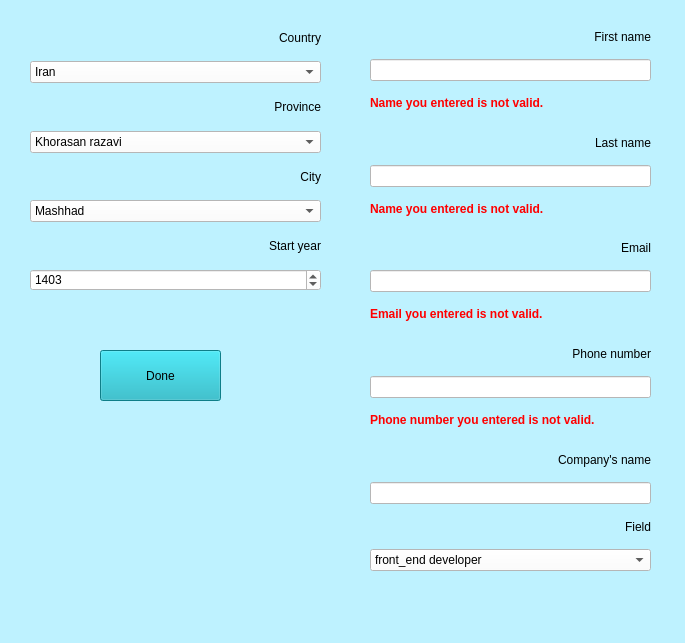
<?xml version="1.0" encoding="UTF-8"?>
<ui version="4.0">
 <class>CompleteCompanyInfo</class>
 <widget class="QMainWindow" name="CompleteCompanyInfo">
  <property name="geometry">
   <rect>
    <x>0</x>
    <y>0</y>
    <width>685</width>
    <height>643</height>
   </rect>
  </property>
  <property name="windowTitle">
   <string>MainWindow</string>
  </property>
  <property name="styleSheet">
   <string notr="true">background-color: rgb(190, 242, 255);</string>
  </property>
  <widget class="QWidget" name="centralwidget">
   <widget class="QWidget" name="verticalLayoutWidget">
    <property name="geometry">
     <rect>
      <x>370</x>
      <y>20</y>
      <width>281</width>
      <height>551</height>
     </rect>
    </property>
    <layout class="QVBoxLayout" name="verticalLayout">
     <item>
      <widget class="QLabel" name="FirstName">
       <property name="text">
        <string>First name</string>
       </property>
       <property name="alignment">
        <set>Qt::AlignRight|Qt::AlignTrailing|Qt::AlignVCenter</set>
       </property>
      </widget>
     </item>
     <item>
      <widget class="QLineEdit" name="lineEdit_FirstName">
       <property name="styleSheet">
        <string notr="true">background-color: rgb(255, 255, 255);</string>
       </property>
      </widget>
     </item>
     <item>
      <widget class="QLabel" name="InValidFirstNam">
       <property name="text">
        <string>&lt;html&gt;&lt;head/&gt;&lt;body&gt;&lt;p&gt;&lt;span style=&quot; font-weight:700; color:#ff0000;&quot;&gt;Name you entered is not valid. &lt;/span&gt;&lt;/p&gt;&lt;/body&gt;&lt;/html&gt;</string>
       </property>
      </widget>
     </item>
     <item>
      <widget class="QLabel" name="label_LastName">
       <property name="text">
        <string>Last name</string>
       </property>
       <property name="alignment">
        <set>Qt::AlignRight|Qt::AlignTrailing|Qt::AlignVCenter</set>
       </property>
      </widget>
     </item>
     <item>
      <widget class="QLineEdit" name="lineEdit_LastName">
       <property name="styleSheet">
        <string notr="true">background-color: rgb(255, 255, 255);</string>
       </property>
      </widget>
     </item>
     <item>
      <widget class="QLabel" name="InvalidLastNam">
       <property name="text">
        <string>&lt;html&gt;&lt;head/&gt;&lt;body&gt;&lt;p&gt;&lt;span style=&quot; font-weight:700; color:#ff0000;&quot;&gt;Name you entered is not valid.&lt;/span&gt;&lt;/p&gt;&lt;/body&gt;&lt;/html&gt;</string>
       </property>
      </widget>
     </item>
     <item>
      <widget class="QLabel" name="label_Email">
       <property name="text">
        <string>Email</string>
       </property>
       <property name="scaledContents">
        <bool>false</bool>
       </property>
       <property name="alignment">
        <set>Qt::AlignRight|Qt::AlignTrailing|Qt::AlignVCenter</set>
       </property>
      </widget>
     </item>
     <item>
      <widget class="QLineEdit" name="lineEdit_Email">
       <property name="styleSheet">
        <string notr="true">background-color: rgb(255, 255, 255);</string>
       </property>
      </widget>
     </item>
     <item>
      <widget class="QLabel" name="InvalidEmail">
       <property name="text">
        <string>&lt;html&gt;&lt;head/&gt;&lt;body&gt;&lt;p&gt;&lt;span style=&quot; font-weight:700; color:#ff0000;&quot;&gt;Email you entered is not valid.&lt;/span&gt;&lt;/p&gt;&lt;/body&gt;&lt;/html&gt;</string>
       </property>
      </widget>
     </item>
     <item>
      <widget class="QLabel" name="label_PhoneNumber">
       <property name="text">
        <string>Phone number</string>
       </property>
       <property name="alignment">
        <set>Qt::AlignRight|Qt::AlignTrailing|Qt::AlignVCenter</set>
       </property>
      </widget>
     </item>
     <item>
      <widget class="QLineEdit" name="lineEdit_PhoneNumber">
       <property name="styleSheet">
        <string notr="true">background-color: rgb(255, 255, 255);</string>
       </property>
      </widget>
     </item>
     <item>
      <widget class="QLabel" name="InvalidPhone">
       <property name="text">
        <string>&lt;html&gt;&lt;head/&gt;&lt;body&gt;&lt;p&gt;&lt;span style=&quot; font-weight:700; color:#ff0000;&quot;&gt;Phone number you entered is not valid.&lt;/span&gt;&lt;/p&gt;&lt;/body&gt;&lt;/html&gt;</string>
       </property>
      </widget>
     </item>
     <item>
      <widget class="QLabel" name="label_6">
       <property name="text">
        <string>Company's name</string>
       </property>
       <property name="alignment">
        <set>Qt::AlignRight|Qt::AlignTrailing|Qt::AlignVCenter</set>
       </property>
      </widget>
     </item>
     <item>
      <widget class="QLineEdit" name="lineEdit_PrevEmploymentsCompanyName">
       <property name="sizeIncrement">
        <size>
         <width>90</width>
         <height>0</height>
        </size>
       </property>
       <property name="styleSheet">
        <string notr="true">background-color: rgb(255, 255, 255);</string>
       </property>
      </widget>
     </item>
     <item>
      <widget class="QLabel" name="label_8">
       <property name="layoutDirection">
        <enum>Qt::RightToLeft</enum>
       </property>
       <property name="text">
        <string>Field</string>
       </property>
       <property name="alignment">
        <set>Qt::AlignRight|Qt::AlignTrailing|Qt::AlignVCenter</set>
       </property>
      </widget>
     </item>
     <item>
      <widget class="QComboBox" name="comboBox_career">
       <property name="styleSheet">
        <string notr="true">background-color: rgb(255, 255, 255);</string>
       </property>
       <item>
        <property name="text">
         <string>front_end developer</string>
        </property>
       </item>
       <item>
        <property name="text">
         <string>back_end developer</string>
        </property>
       </item>
       <item>
        <property name="text">
         <string>teacher</string>
        </property>
       </item>
       <item>
        <property name="text">
         <string>researcher</string>
        </property>
       </item>
       <item>
        <property name="text">
         <string>architect</string>
        </property>
       </item>
       <item>
        <property name="text">
         <string>nurs</string>
        </property>
       </item>
       <item>
        <property name="text">
         <string>doctor</string>
        </property>
       </item>
       <item>
        <property name="text">
         <string>dentist</string>
        </property>
       </item>
       <item>
        <property name="text">
         <string>painter</string>
        </property>
       </item>
      </widget>
     </item>
    </layout>
   </widget>
   <widget class="QPushButton" name="pushButton_Done">
    <property name="geometry">
     <rect>
      <x>100</x>
      <y>350</y>
      <width>121</width>
      <height>51</height>
     </rect>
    </property>
    <property name="styleSheet">
     <string notr="true">background-color: rgb(20,176,191);</string>
    </property>
    <property name="text">
     <string>Done</string>
    </property>
   </widget>
   <widget class="QWidget" name="verticalLayoutWidget_2">
    <property name="geometry">
     <rect>
      <x>30</x>
      <y>20</y>
      <width>291</width>
      <height>271</height>
     </rect>
    </property>
    <layout class="QVBoxLayout" name="verticalLayout_2">
     <item>
      <widget class="QLabel" name="label_Country">
       <property name="text">
        <string>Country</string>
       </property>
       <property name="alignment">
        <set>Qt::AlignRight|Qt::AlignTrailing|Qt::AlignVCenter</set>
       </property>
      </widget>
     </item>
     <item>
      <widget class="QComboBox" name="comboBox_Country">
       <property name="styleSheet">
        <string notr="true">background-color: rgb(255, 255, 255);</string>
       </property>
       <property name="editable">
        <bool>false</bool>
       </property>
       <item>
        <property name="text">
         <string>Iran</string>
        </property>
       </item>
      </widget>
     </item>
     <item>
      <widget class="QLabel" name="label_Province">
       <property name="text">
        <string>Province</string>
       </property>
       <property name="alignment">
        <set>Qt::AlignRight|Qt::AlignTrailing|Qt::AlignVCenter</set>
       </property>
      </widget>
     </item>
     <item>
      <widget class="QComboBox" name="comboBox_Province">
       <property name="styleSheet">
        <string notr="true">background-color: rgb(255, 255, 255);</string>
       </property>
       <item>
        <property name="text">
         <string>Khorasan razavi</string>
        </property>
       </item>
      </widget>
     </item>
     <item>
      <widget class="QLabel" name="label_City">
       <property name="text">
        <string>City</string>
       </property>
       <property name="alignment">
        <set>Qt::AlignRight|Qt::AlignTrailing|Qt::AlignVCenter</set>
       </property>
      </widget>
     </item>
     <item>
      <widget class="QComboBox" name="comboBox_City">
       <property name="styleSheet">
        <string notr="true">background-color: rgb(255, 255, 255);</string>
       </property>
       <item>
        <property name="text">
         <string>Mashhad</string>
        </property>
       </item>
      </widget>
     </item>
     <item>
      <widget class="QLabel" name="label_11">
       <property name="text">
        <string>Start year</string>
       </property>
       <property name="alignment">
        <set>Qt::AlignRight|Qt::AlignTrailing|Qt::AlignVCenter</set>
       </property>
      </widget>
     </item>
     <item>
      <widget class="QSpinBox" name="spinBox_PrevEmploymentsStartYear">
       <property name="styleSheet">
        <string notr="true">background-color: rgb(255, 255, 255);</string>
       </property>
       <property name="minimum">
        <number>1290</number>
       </property>
       <property name="maximum">
        <number>1500</number>
       </property>
       <property name="value">
        <number>1403</number>
       </property>
      </widget>
     </item>
    </layout>
   </widget>
  </widget>
  <widget class="QMenuBar" name="menubar">
   <property name="geometry">
    <rect>
     <x>0</x>
     <y>0</y>
     <width>685</width>
     <height>24</height>
    </rect>
   </property>
  </widget>
  <widget class="QStatusBar" name="statusbar"/>
 </widget>
 <resources/>
 <connections/>
</ui>
